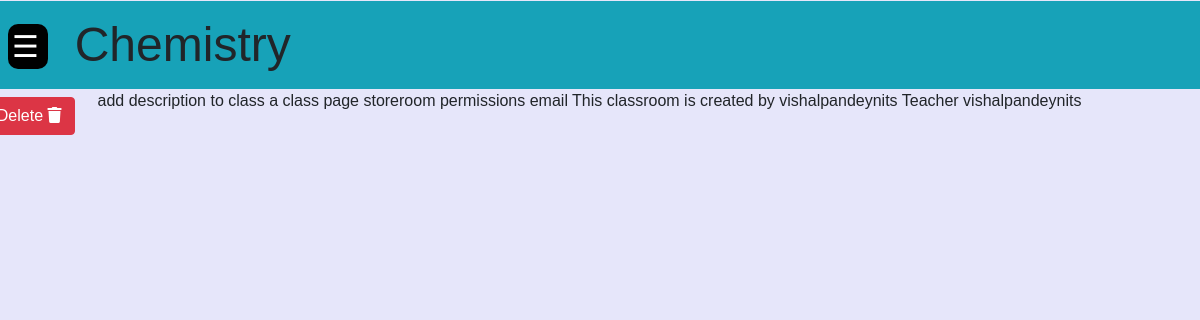
The app's page /Ue28rnzDP2/1/this_subject/ (signed in) with its own data.
### basic/models.py (models this page shows, shortened)
class Subject(models.Model):
	classroom = models.ForeignKey(Classroom, on_delete = models.CASCADE)
	subject_name = models.CharField(max_length=50)
	teacher = models.ForeignKey(User,on_delete=models.CASCADE)

class Classroom(models.Model):
	created_by = models.ForeignKey(User, on_delete = models.CASCADE,related_name='created_by')
	class_name = models.CharField(max_length = 100)
	created_on = models.DateTimeField(auto_now_add=True)
	unique_id = models.CharField(max_length=16,unique=True)
	members = models.ManyToManyField(User)
	teacher = models.ManyToManyField(User,related_name='teacher')
	pending_members = models.ManyToManyField(User,related_name='pending_members')
	need_permission = models.BooleanField(default=True)

### basic/views.py (the view)
# urls.py: path('<unique_id>/<subject_id>/this_subject/',this_subject,name="this_subject")
@login_required
def this_subject(request,unique_id, subject_id):
    classroom = Classroom.objects.get(unique_id=unique_id)
    if member_check(request.user, classroom):
        subject = Subject.objects.all().filter(classroom=classroom).get(id=subject_id)
        params={
            'subject':subject,
            'classroom':classroom,
            'is_teacher':classroom.created_by==request.user,
        }
        return render(request,'thissubject.html',params)
    else:
        raise Http404()

### basic/views.py (called while the page is built)
def member_check(user,classroom):
    return classroom.members.all().filter(username=user.username)

### templates/thissubject.html
{% extends 'subject_page.html' %}
{% load crispy_forms_tags %}
{% load static %}
{% block subject_content %}
<div class="container-fluid row">
	<div class="col-1 float-right">
		{% if is_teacher %}
		<a class="btn btn-danger m-2 float-right" href="{% url 'delete_subject' classroom.unique_id subject.id %}">Delete <i class="fa fa-trash" aria-hidden="true"></i></a>
		{% endif %}
	</div>
	add description to class a class page storeroom permissions email
	This classroom is created by {{ classroom.created_by.username }}
	Teacher {{ subject.teacher }}
</div>
{% endblock %}

### templates/subject_page.html (shortened to what this page needs)
{% extends 'base.html' %}
{% load static %}
{% load crispy_forms_tags %}
{% block content %}
<div class="row">
		<div class="col-12">
			<div class="bg-info p-2">
				<span class="pl-1 "id="openNav" style="display: inline;float:left;position:relative;top:15px;" onclick="openNav()">&#9776;</span>
					<span style="font-size:3em">&nbsp; {{ subject.subject_name|title }}</span>
			</div>
			{% block subject_content %} {% endblock %}
		</div>
</div>
{% endblock %}

### static/css/home.css (style rules this page uses)
html * { font-family: 'Montserrat', sans-serif; scroll-behavior: smooth; }
#openNav { background:black; color:white; font-size:30px; cursor:pointer; width:40px; border-radius:10px; border-color:white; }

### records on screen
Subject: subject_name "Chemistry", teacher "vishalpandeynits"
Classroom: created_by.username "vishalpandeynits"
